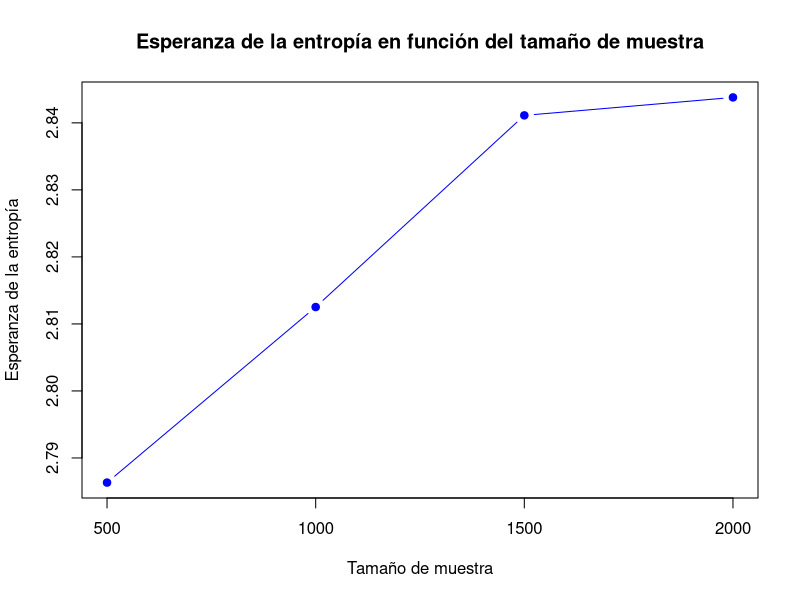

Here is the R script that generated this plot:
mu <- 5  # Media
sigma <- 1  # Desviación estándar


tamaños_muestras <- c(500, 1000, 1500, 2000)
cantidad_muestras <- 500
entropia_poblacion <- (1/2)* (log((sigma^2)* (2* pi*exp(1))))

estimador_entropia_muestras <- matrix(0, nrow = cantidad_muestras, ncol = length(tamaños_muestras))
esperanzas <- numeric(length(tamaños_muestras))


for (j in 1:length(tamaños_muestras)){
  n <- tamaños_muestras[j]
  
  for (i in 1:cantidad_muestras){
    muestra <- rnorm(n, mean = mu, sd = sigma)
    
      histograma <- hist(muestra, plot = FALSE)
      densidad <- histograma$density 
      densidad[densidad == 0] <- 1e-10
      estimador_entropia_muestra <- -sum(densidad * log(densidad)) 
      estimador_entropia_muestras[i, j] <- estimador_entropia_muestra
  } 
  esperanzas[j] <- mean(estimador_entropia_muestras[, j])
}

print(esperanzas)

plot(tamaños_muestras, esperanzas, type = "b", col = "blue", 
     xlab = "Tamaño de muestra", ylab = "Esperanza de la entropía",
     main = "Esperanza de la entropía en función del tamaño de muestra",
     pch = 19)
